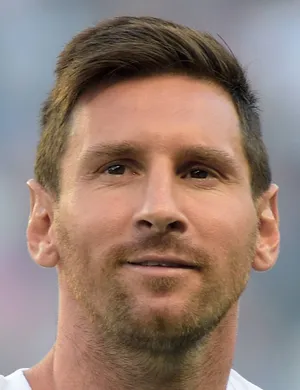
#> input picture gambar/messi.webp, 300 x 390 px
$ python main.py gambar/messi.webp
#> lines starting #> are read from the running program, lines starting #| are printed output that depends on the picture; after the words box and inside, x2 and y2 are one past the last pixel; in counts of white or black regions, pixels touching at a corner belong together
import cv2 as cv
import sys

file = sys.argv[1]
foto = cv.imread(file)
#> foto is the input picture: shape (390, 300, 3); mean B, G, R 114.4, 125.2, 147.4
foto_gray = cv.cvtColor(foto, cv.COLOR_BGR2GRAY)
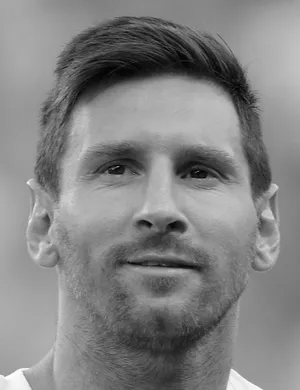
#> foto_gray: shape (390, 300); min 0, max 255, mean 130.6

cc_wajah = cv.CascadeClassifier("env/lib/python3.10/site-packages/cv2/data/haarcascade_frontalface_alt.xml")
if cc_wajah.empty():
    raise IOError("file XML tidak di temukan")

hasil = cc_wajah.detectMultiScale(foto_gray, scaleFactor=1.1)
#> hasil = [[45, 80, 229, 229]]
print(hasil)
#| [[ 45  80 229 229]]

jumlah_wajah = len(hasil)
#> jumlah_wajah = 1
print("Terdeteksi", jumlah_wajah, "orang didalam gambar")
#| Terdeteksi 1 orang didalam gambar

x = (hasil[0][0])
#> x = 45
y = (hasil[0][1])
#> y = 80
w = (hasil[0][2])
#> w = 229
h = (hasil[0][3])
#> h = 229

for (x,y,w,h) in hasil:
    cv.rectangle(foto, (x,y), (x+w,y+h), color=(0,225,0), thickness=5)
#> this loop made 1 pass
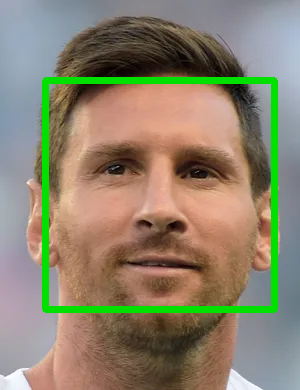
#> foto: shape (390, 300, 3); 5.46% of pixels changed, all inside (x1, y1, x2, y2) = (42, 77, 278, 313)

cv.imshow("Mendeteksi Wajah", foto)
cv.imwrite("hasil-deteksi.jpg", foto)
cv.waitKey(0)
cv.destroyAllWindows()

$ run again, on gambar/upacara1.jpeg
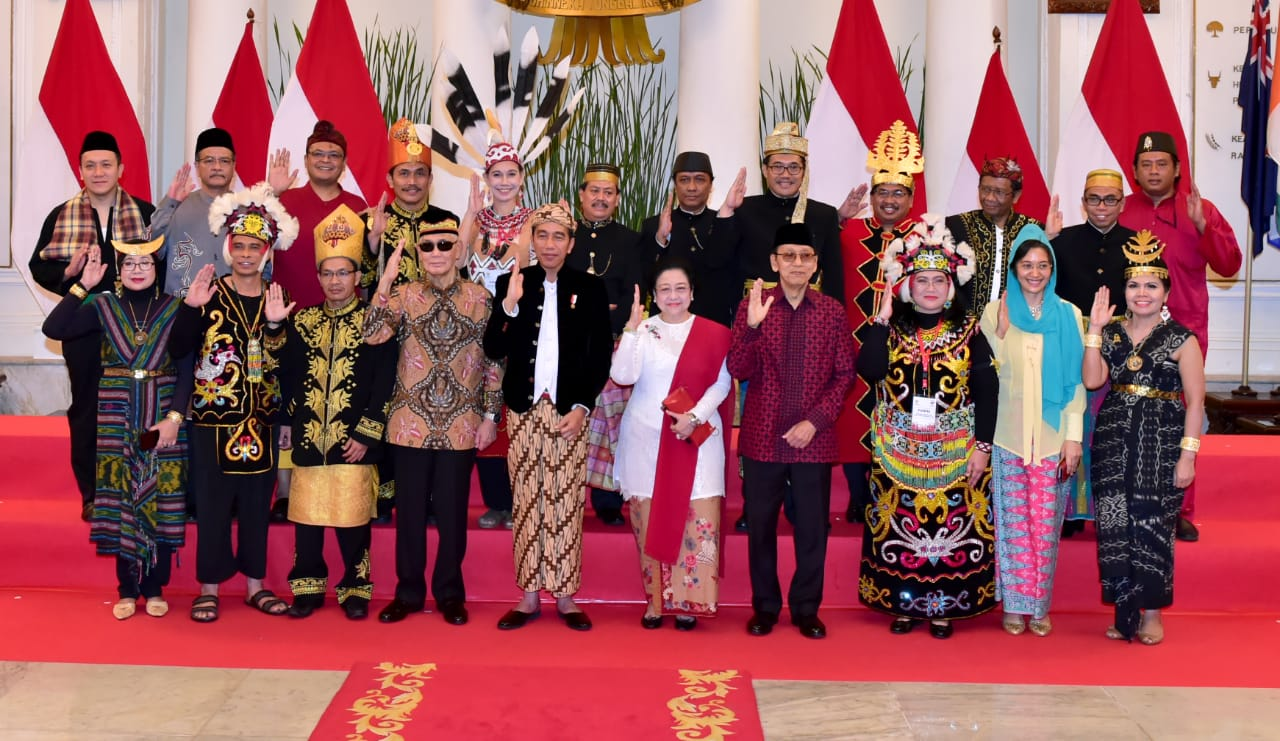
#> input picture gambar/upacara1.jpeg, 1280 x 741 px
#> foto is the input picture: shape (741, 1280, 3); mean B, G, R 94.9, 90.2, 151.2
#> `foto_gray = cv.cvtColor(foto, cv.COLOR_BGR2GRAY)`:
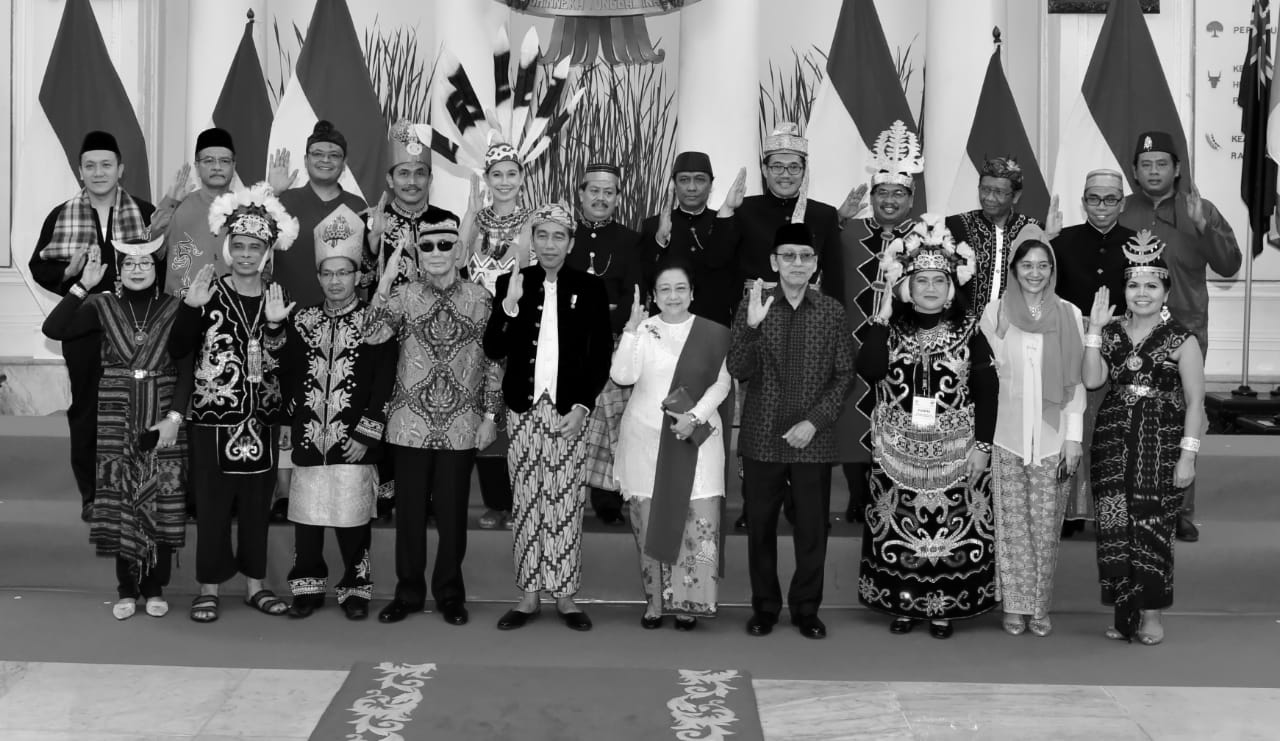
#> foto_gray: shape (741, 1280); min 0, max 255, mean 108.9
#> hasil = 22 rows, first 6: [484, 160, 40, 40], [869, 177, 42, 42], [1079, 180, 47, 47], [314, 257, 43, 43], [193, 143, 47, 47], [1132, 148, 45, 45]
#> (printed output is left out)
#> jumlah_wajah = 22
#| Terdeteksi 22 orang didalam gambar
#> `x = (hasil[0][0])`: x = 484
#> `y = (hasil[0][1])`: y = 160
#> `w = (hasil[0][2])`: w = 40
#> the loop `for (x,y,w,h) in hasil:` made 22 passes
#> after the loop `for (x,y,w,h) in hasil:`:
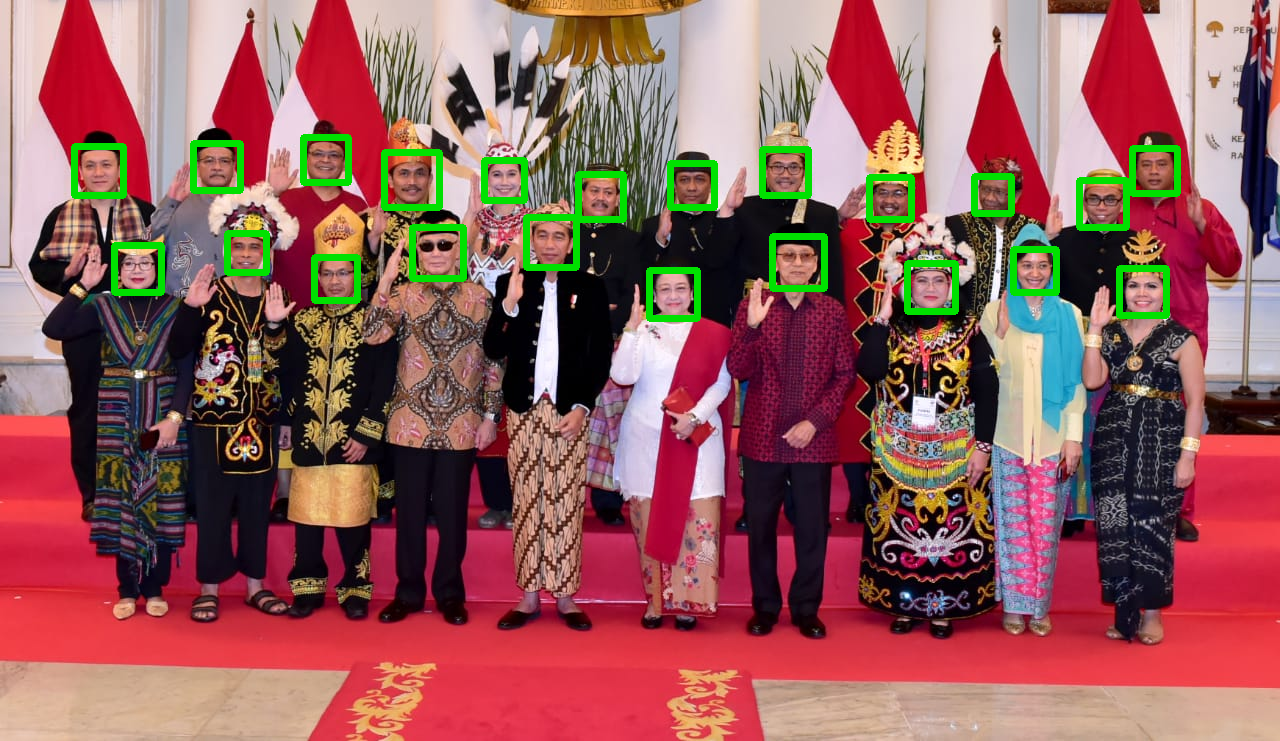
#> foto: shape (741, 1280, 3); 2.93% of pixels changed, all inside (x1, y1, x2, y2) = (71, 134, 1181, 322)
